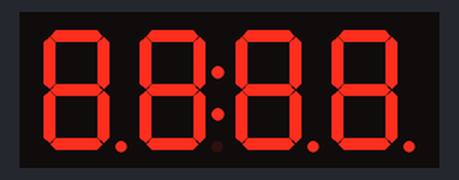
This sketch was run on a simulated Arduino Uno, built with avr-gcc and run on an emulated ATmega328P. Shown: 4-digit seven-segment display.

Above: at 0.75 s.
At 8.8 s:
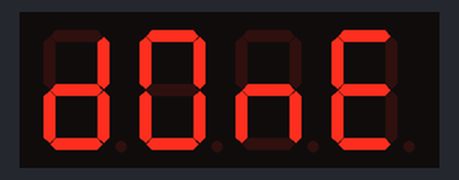
At 10.8 s:
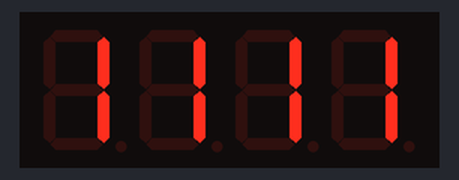
At 13.3 s:
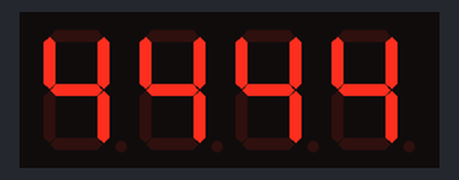
At 15.7 s:
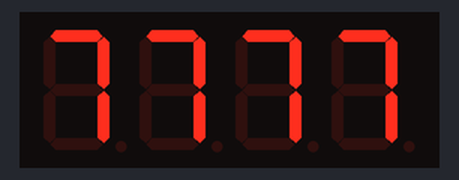
At 18.2 s:
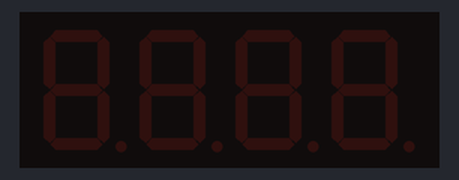

Measured:
- by itself, everything shown: repeats every 18.6 s, in 35 steps
- what the display in image 0 shows lasts 0.5 s, from 0.5 s to 1.0 s
- what the display in image 1 shows lasts 2.1 s, from 8.7 s to 10.8 s
- what the display in image 2 shows lasts 0.8 s, from 10.8 s to 11.6 s
- what the display in image 5 shows lasts 1.0 s, from 18.2 s to 19.2 s

The sketch:

test_speed_sensor_on_74HC14A.ino
```cpp
#include <TM1637Display.h>

#define CLK 7   // D7
#define DIO 8   // D8

TM1637Display display(CLK, DIO);

// Таблица сегментов для цифр 0-9
const uint8_t digits[] = {
  0b00111111,  // 0
  0b00000110,  // 1
  0b01011011,  // 2
  0b01001111,  // 3
  0b01100110,  // 4
  0b01101101,  // 5
  0b01111101,  // 6
  0b00000111,  // 7
  0b01111111,  // 8
  0b01101111   // 9
};

// Таблица сегментов для букв
const uint8_t letter_d = 0b01011110;  // "d"
const uint8_t letter_o = 0b00111111;  // "O" (как 0, но выглядит как O)
const uint8_t letter_n = 0b01010100;  // "n"
const uint8_t letter_E = 0b01111001;  // "E"

void setup() {
  display.setBrightness(7);  // яркость 0-7
  display.clear();
  delay(500);
}

void loop() {
  // ========== ТЕСТ 1: Мигание дисплея ==========
  // Показываем все сегменты включенными
  uint8_t all_on[] = {0b11111111, 0b11111111, 0b11111111, 0b11111111};
  for(int i = 0; i < 2; i++) {
    display.setSegments(all_on);
    delay(400);
    display.clear();
    delay(400);
  }
  delay(500);

  // ========== ТЕСТ 2: Тест каждой точки (десятичной) ==========
  // Зажигаем цифру 8 с десятичной точкой в каждой позиции по очереди
  for(int pos = 0; pos < 4; pos++) {
    for(int blink = 0; blink < 2; blink++) {
      uint8_t test_digits[4] = {0, 0, 0, 0};
      for(int i = 0; i < 4; i++) {
        test_digits[i] = digits[8];  // цифра 8
      }
      test_digits[pos] |= 0b10000000;  // включаем точку (старший бит)
      display.setSegments(test_digits);
      delay(300);

      test_digits[pos] &= 0b01111111;  // выключаем точку
      display.setSegments(test_digits);
      delay(300);
    }
    display.clear();
    delay(200);
  }

  // ========== ТЕСТ 3: Слово "dOnE" ==========
  // Показываем работу с разными сегментами
  uint8_t word_done[] = {letter_d, letter_o, letter_n, letter_E};
  display.setSegments(word_done);
  delay(2000);

  // ========== ТЕСТ 4: Цифры 1-9 на всех разрядах ==========
  for(uint8_t digit = 1; digit <= 9; digit++) {
    uint8_t show_digits[] = {digits[digit], digits[digit], digits[digit], digits[digit]};
    display.setSegments(show_digits);
    delay(800);
  }

  display.clear();
  delay(1000);
}

// ========== Дополнительная функция для ручного теста ==========
// Вызовите эту функцию из loop() если нужно проверить конкретный сегмент
void testAllSegments() {
  // Тест каждого сегмента отдельно
  uint8_t segments[] = {0b00000001,  // A
                        0b00000010,  // B
                        0b00000100,  // C
                        0b00001000,  // D
                        0b00010000,  // E
                        0b00100000,  // F
                        0b01000000,  // G
                        0b10000000}; // DP (точка)

  for(int s = 0; s < 8; s++) {
    uint8_t seg_display[] = {segments[s], segments[s], segments[s], segments[s]};
    display.setSegments(seg_display);
    delay(500);
  }
  display.clear();
}
```
